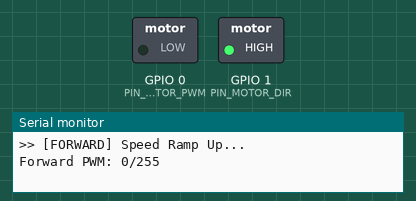
Recording of a sketch running on a simulated ESP32-C3. Shown: switched loads named in the sketch (green lamp = pin HIGH), the last lines printed to the serial monitor.

Above: at 3.15 s.
At 7.25 s:
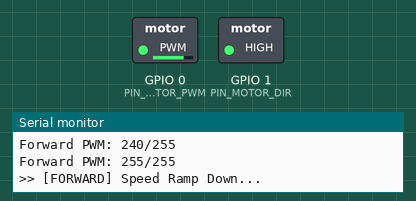
At 10.95 s:
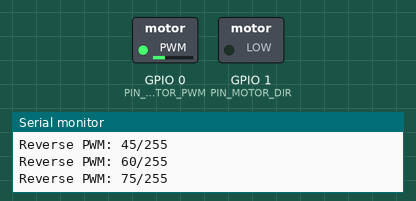
At 18.75 s:
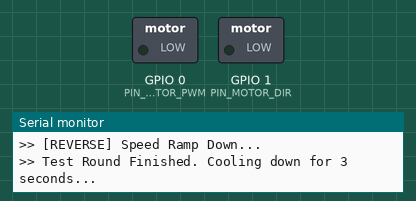
Timing chart, 0 to 23.5 s (numbered marks = the images above):
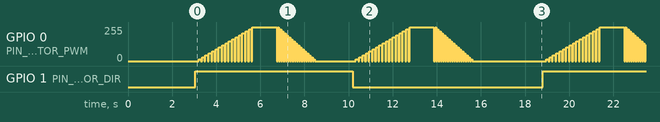

The sketch:

motorTest.ino
```cpp
// --- 腳位定義 ---
const int PIN_MOTOR_PWM = 0; // GPIO0: 馬達調速 PWM
const int PIN_MOTOR_DIR = 1; // GPIO1: 馬達正反轉 (motor)

// PWM 參數設定
const int PWM_FREQ =
    1000;              // 1kHz (初期測試用較低頻率，避免 10k 電阻關斷太慢發燙)
const int PWM_RES = 8; // 8 位元解析度 (數值範圍 0 ~ 255)
const int PWM_CH = 0;  // PWM 通道 (ESP32 Core 2.x 使用)

// 安全死區停頓時間 (ms)
const int DEAD_TIME_MS = 50;

// 安全煞車與換向函式
void setMotor(bool forward, uint8_t speed) {
// 1. 如果要換向或停機，先將 PWM 歸零
#if ESP_ARDUINO_VERSION_MAJOR >= 3
  ledcWrite(PIN_MOTOR_PWM, 0);
#else
  ledcWrite(PWM_CH, 0);
#endif

  // 2. 強制等待死區時間，確保所有 MOSFET 內部電荷完全洩放
  delay(DEAD_TIME_MS);

  // 3. 切換方向
  digitalWrite(PIN_MOTOR_DIR, forward ? HIGH : LOW);
  delay(2);

// 4. 寫入目標速度
#if ESP_ARDUINO_VERSION_MAJOR >= 3
  ledcWrite(PIN_MOTOR_PWM, speed);
#else
  ledcWrite(PWM_CH, speed);
#endif
}

void setup() {
  Serial.begin(115200);
  delay(1000);
  Serial.println("\n=== ESP32-C3 H-Bridge Motor Test ===");

  pinMode(PIN_MOTOR_DIR, OUTPUT);
  digitalWrite(PIN_MOTOR_DIR, LOW);

// 設定 PWM 腳位 (相容 ESP32 Arduino Core 2.x 與 3.x)
#if ESP_ARDUINO_VERSION_MAJOR >= 3
  ledcAttach(PIN_MOTOR_PWM, PWM_FREQ, PWM_RES);
  ledcWrite(PIN_MOTOR_PWM, 0);
#else
  ledcSetup(PWM_CH, PWM_FREQ, PWM_RES);
  ledcAttachPin(PIN_MOTOR_PWM, PWM_CH);
  ledcWrite(PWM_CH, 0);
#endif

  Serial.println("System Ready. Starting test cycle in 2 seconds...");
  delay(2000);
}

void loop() {
  // --- 測試 1：正轉漸速 (0 -> 100% -> 0) ---
  Serial.println(">> [FORWARD] Speed Ramp Up...");
  for (int duty = 0; duty <= 255; duty += 15) {
    setMotor(true, duty);
    Serial.printf("Forward PWM: %d/255\n", duty);
    delay(100);
  }
  delay(1000);

  Serial.println(">> [FORWARD] Speed Ramp Down...");
  for (int duty = 255; duty >= 0; duty -= 15) {
    setMotor(true, duty);
    delay(50);
  }

  // 完全煞停休息
  setMotor(true, 0);
  Serial.println(">> Coasting / Idle...");
  delay(1500);

  // --- 測試 2：反轉漸速 (0 -> 100% -> 0) ---
  Serial.println(">> [REVERSE] Speed Ramp Up...");
  for (int duty = 0; duty <= 255; duty += 15) {
    setMotor(false, duty);
    Serial.printf("Reverse PWM: %d/255\n", duty);
    delay(100);
  }
  delay(1000);

  Serial.println(">> [REVERSE] Speed Ramp Down...");
  for (int duty = 255; duty >= 0; duty -= 15) {
    setMotor(false, duty);
    delay(50);
  }

  // 完全煞停休息
  setMotor(false, 0);
  Serial.println(">> Test Round Finished. Cooling down for 3 seconds...\n");
  delay(3000);
}
```

Measured:
- by itself, GPIO 0 (PIN_MOTOR_PWM): moves between 0/255 and 255/255, repeating every 15.8 s
- by itself, GPIO 1 (PIN_MOTOR_DIR): alternates HIGH for 7.1 s and LOW for 8.6 s
